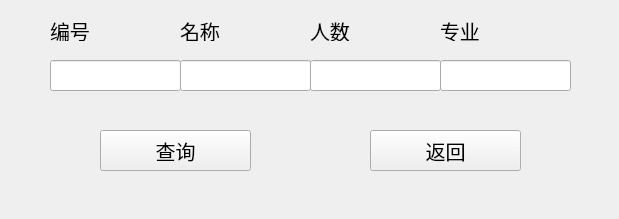
<?xml version="1.0" encoding="UTF-8"?>
<ui version="4.0">
 <class>Form</class>
 <widget class="QWidget" name="Form">
  <property name="geometry">
   <rect>
    <x>0</x>
    <y>0</y>
    <width>619</width>
    <height>219</height>
   </rect>
  </property>
  <property name="minimumSize">
   <size>
    <width>619</width>
    <height>219</height>
   </size>
  </property>
  <property name="maximumSize">
   <size>
    <width>619</width>
    <height>219</height>
   </size>
  </property>
  <property name="windowTitle">
   <string>Form</string>
  </property>
  <widget class="QLineEdit" name="lineEdit_1">
   <property name="geometry">
    <rect>
     <x>50</x>
     <y>60</y>
     <width>131</width>
     <height>31</height>
    </rect>
   </property>
  </widget>
  <widget class="QLineEdit" name="lineEdit_2">
   <property name="geometry">
    <rect>
     <x>180</x>
     <y>60</y>
     <width>131</width>
     <height>31</height>
    </rect>
   </property>
  </widget>
  <widget class="QLineEdit" name="lineEdit_3">
   <property name="geometry">
    <rect>
     <x>310</x>
     <y>60</y>
     <width>131</width>
     <height>31</height>
    </rect>
   </property>
  </widget>
  <widget class="QLineEdit" name="lineEdit_4">
   <property name="geometry">
    <rect>
     <x>440</x>
     <y>60</y>
     <width>131</width>
     <height>31</height>
    </rect>
   </property>
  </widget>
  <widget class="QPushButton" name="check_Button">
   <property name="geometry">
    <rect>
     <x>100</x>
     <y>130</y>
     <width>151</width>
     <height>41</height>
    </rect>
   </property>
   <property name="font">
    <font>
     <family>楷体</family>
     <pointsize>15</pointsize>
    </font>
   </property>
   <property name="text">
    <string>查询</string>
   </property>
  </widget>
  <widget class="QPushButton" name="back_Button">
   <property name="geometry">
    <rect>
     <x>370</x>
     <y>130</y>
     <width>151</width>
     <height>41</height>
    </rect>
   </property>
   <property name="font">
    <font>
     <family>楷体</family>
     <pointsize>15</pointsize>
    </font>
   </property>
   <property name="text">
    <string>返回</string>
   </property>
  </widget>
  <widget class="QLabel" name="label">
   <property name="geometry">
    <rect>
     <x>50</x>
     <y>20</y>
     <width>71</width>
     <height>21</height>
    </rect>
   </property>
   <property name="font">
    <font>
     <family>楷体</family>
     <pointsize>15</pointsize>
    </font>
   </property>
   <property name="text">
    <string>编号</string>
   </property>
  </widget>
  <widget class="QLabel" name="label_2">
   <property name="geometry">
    <rect>
     <x>180</x>
     <y>20</y>
     <width>71</width>
     <height>21</height>
    </rect>
   </property>
   <property name="font">
    <font>
     <family>楷体</family>
     <pointsize>15</pointsize>
    </font>
   </property>
   <property name="text">
    <string>名称</string>
   </property>
  </widget>
  <widget class="QLabel" name="label_3">
   <property name="geometry">
    <rect>
     <x>310</x>
     <y>20</y>
     <width>71</width>
     <height>21</height>
    </rect>
   </property>
   <property name="font">
    <font>
     <family>楷体</family>
     <pointsize>15</pointsize>
    </font>
   </property>
   <property name="text">
    <string>人数</string>
   </property>
  </widget>
  <widget class="QLabel" name="label_4">
   <property name="geometry">
    <rect>
     <x>440</x>
     <y>20</y>
     <width>91</width>
     <height>21</height>
    </rect>
   </property>
   <property name="font">
    <font>
     <family>楷体</family>
     <pointsize>15</pointsize>
    </font>
   </property>
   <property name="text">
    <string>专业</string>
   </property>
  </widget>
 </widget>
 <resources/>
 <connections/>
</ui>
